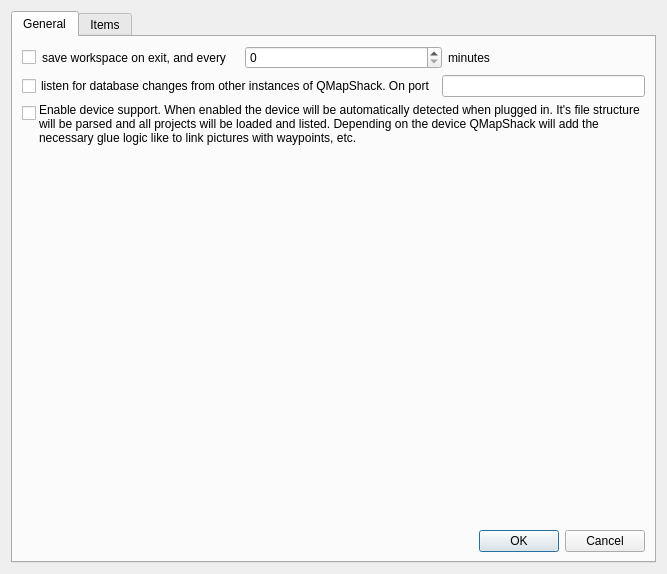
<?xml version="1.0" encoding="UTF-8"?>
<ui version="4.0">
 <class>ISetupWorkspace</class>
 <widget class="QDialog" name="ISetupWorkspace">
  <property name="geometry">
   <rect>
    <x>0</x>
    <y>0</y>
    <width>667</width>
    <height>574</height>
   </rect>
  </property>
  <property name="windowTitle">
   <string>Setup workspace...</string>
  </property>
  <layout class="QVBoxLayout" name="verticalLayout_3">
   <item>
    <widget class="QTabWidget" name="tabWidget">
     <property name="currentIndex">
      <number>0</number>
     </property>
     <widget class="QWidget" name="tab">
      <attribute name="title">
       <string>General</string>
      </attribute>
      <layout class="QVBoxLayout" name="verticalLayout_9">
       <item>
        <layout class="QHBoxLayout" name="horizontalLayout">
         <item>
          <widget class="QCheckBox" name="checkSaveOnExit">
           <property name="sizePolicy">
            <sizepolicy hsizetype="Maximum" vsizetype="Fixed">
             <horstretch>0</horstretch>
             <verstretch>0</verstretch>
            </sizepolicy>
           </property>
           <property name="text">
            <string/>
           </property>
          </widget>
         </item>
         <item>
          <widget class="QLabel" name="label_4">
           <property name="text">
            <string>save workspace on exit, and every</string>
           </property>
          </widget>
         </item>
         <item>
          <widget class="QSpinBox" name="spinSaveEvery"/>
         </item>
         <item>
          <widget class="QLabel" name="label_2">
           <property name="text">
            <string>minutes</string>
           </property>
          </widget>
         </item>
        </layout>
       </item>
       <item>
        <layout class="QHBoxLayout" name="horizontalLayout_2">
         <item>
          <widget class="QCheckBox" name="checkDbUpdate">
           <property name="text">
            <string>listen for database changes from other instances of QMapShack. On port</string>
           </property>
          </widget>
         </item>
         <item>
          <widget class="QLineEdit" name="linePort">
           <property name="inputMask">
            <string>00000</string>
           </property>
          </widget>
         </item>
        </layout>
       </item>
       <item>
        <layout class="QHBoxLayout" name="horizontalLayout_3">
         <property name="spacing">
          <number>3</number>
         </property>
         <item>
          <layout class="QVBoxLayout" name="verticalLayout">
           <property name="spacing">
            <number>0</number>
           </property>
           <property name="topMargin">
            <number>3</number>
           </property>
           <item>
            <widget class="QCheckBox" name="checkDeviceSupport">
             <property name="sizePolicy">
              <sizepolicy hsizetype="Maximum" vsizetype="Fixed">
               <horstretch>0</horstretch>
               <verstretch>0</verstretch>
              </sizepolicy>
             </property>
             <property name="text">
              <string/>
             </property>
            </widget>
           </item>
           <item>
            <spacer name="verticalSpacer_2">
             <property name="orientation">
              <enum>Qt::Orientation::Vertical</enum>
             </property>
             <property name="sizeType">
              <enum>QSizePolicy::Policy::Maximum</enum>
             </property>
             <property name="sizeHint" stdset="0">
              <size>
               <width>5</width>
               <height>40</height>
              </size>
             </property>
            </spacer>
           </item>
          </layout>
         </item>
         <item>
          <widget class="QLabel" name="label">
           <property name="sizePolicy">
            <sizepolicy hsizetype="MinimumExpanding" vsizetype="Preferred">
             <horstretch>0</horstretch>
             <verstretch>0</verstretch>
            </sizepolicy>
           </property>
           <property name="text">
            <string>Enable device support. When enabled the device will be automatically detected when plugged in. It's file structure will be parsed and all projects will be loaded and listed. Depending on the device QMapShack will add the necessary glue logic like to link pictures with waypoints, etc.</string>
           </property>
           <property name="alignment">
            <set>Qt::AlignmentFlag::AlignLeading|Qt::AlignmentFlag::AlignLeft|Qt::AlignmentFlag::AlignTop</set>
           </property>
           <property name="wordWrap">
            <bool>true</bool>
           </property>
          </widget>
         </item>
        </layout>
       </item>
       <item>
        <spacer name="verticalSpacer">
         <property name="orientation">
          <enum>Qt::Orientation::Vertical</enum>
         </property>
         <property name="sizeType">
          <enum>QSizePolicy::Policy::MinimumExpanding</enum>
         </property>
         <property name="sizeHint" stdset="0">
          <size>
           <width>20</width>
           <height>40</height>
          </size>
         </property>
        </spacer>
       </item>
       <item>
        <widget class="QDialogButtonBox" name="buttonBox">
         <property name="orientation">
          <enum>Qt::Orientation::Horizontal</enum>
         </property>
         <property name="standardButtons">
          <set>QDialogButtonBox::StandardButton::Cancel|QDialogButtonBox::StandardButton::Ok</set>
         </property>
        </widget>
       </item>
      </layout>
     </widget>
     <widget class="QWidget" name="tab_2">
      <attribute name="title">
       <string>Items</string>
      </attribute>
      <layout class="QVBoxLayout" name="verticalLayout_10">
       <item>
        <widget class="QLabel" name="label_3">
         <property name="text">
          <string>Select additional information displayed in the workspace item tree. Changes take effect immediately. Look at the items to fine tune your choice.</string>
         </property>
         <property name="wordWrap">
          <bool>true</bool>
         </property>
        </widget>
       </item>
       <item>
        <layout class="QHBoxLayout" name="horizontalLayout_5">
         <item>
          <widget class="QGroupBox" name="groupPrj">
           <property name="title">
            <string>Project</string>
           </property>
           <layout class="QVBoxLayout" name="verticalLayout_2">
            <item>
             <widget class="QCheckBox" name="checkPrjKeywords">
              <property name="text">
               <string>Keywords</string>
              </property>
             </widget>
            </item>
            <item>
             <widget class="QCheckBox" name="checkPrjGisStats">
              <property name="text">
               <string>Item Count</string>
              </property>
             </widget>
            </item>
            <item>
             <widget class="QCheckBox" name="checkPrjDistance">
              <property name="text">
               <string>Distance</string>
              </property>
             </widget>
            </item>
            <item>
             <widget class="QCheckBox" name="checkPrjAscent">
              <property name="text">
               <string>Ascent</string>
              </property>
             </widget>
            </item>
            <item>
             <widget class="QCheckBox" name="checkPrjDescent">
              <property name="text">
               <string>Descent</string>
              </property>
             </widget>
            </item>
            <item>
             <spacer name="verticalSpacer_8">
              <property name="orientation">
               <enum>Qt::Orientation::Vertical</enum>
              </property>
              <property name="sizeHint" stdset="0">
               <size>
                <width>20</width>
                <height>40</height>
               </size>
              </property>
             </spacer>
            </item>
           </layout>
          </widget>
         </item>
         <item>
          <layout class="QVBoxLayout" name="verticalLayout_8">
           <item>
            <widget class="QLabel" name="label_5">
             <property name="text">
              <string>Font Size Status Project</string>
             </property>
            </widget>
           </item>
           <item>
            <widget class="QComboBox" name="comboFontSizeStatusPrj">
             <item>
              <property name="text">
               <string>large</string>
              </property>
             </item>
             <item>
              <property name="text">
               <string>small</string>
              </property>
             </item>
             <item>
              <property name="text">
               <string>smaller</string>
              </property>
             </item>
             <item>
              <property name="text">
               <string>tiny</string>
              </property>
             </item>
             <item>
              <property name="text">
               <string>none</string>
              </property>
             </item>
            </widget>
           </item>
           <item>
            <widget class="QLabel" name="label_6">
             <property name="text">
              <string>Font Size Status Item</string>
             </property>
            </widget>
           </item>
           <item>
            <widget class="QComboBox" name="comboFontSizeStatusItem">
             <item>
              <property name="text">
               <string>large</string>
              </property>
             </item>
             <item>
              <property name="text">
               <string>small</string>
              </property>
             </item>
             <item>
              <property name="text">
               <string>smaller</string>
              </property>
             </item>
             <item>
              <property name="text">
               <string>tiny</string>
              </property>
             </item>
             <item>
              <property name="text">
               <string>none</string>
              </property>
             </item>
            </widget>
           </item>
           <item>
            <spacer name="verticalSpacer_7">
             <property name="orientation">
              <enum>Qt::Orientation::Vertical</enum>
             </property>
             <property name="sizeHint" stdset="0">
              <size>
               <width>20</width>
               <height>40</height>
              </size>
             </property>
            </spacer>
           </item>
          </layout>
         </item>
         <item>
          <spacer name="horizontalSpacer">
           <property name="orientation">
            <enum>Qt::Orientation::Horizontal</enum>
           </property>
           <property name="sizeHint" stdset="0">
            <size>
             <width>40</width>
             <height>20</height>
            </size>
           </property>
          </spacer>
         </item>
        </layout>
       </item>
       <item>
        <layout class="QHBoxLayout" name="horizontalLayout_4">
         <item>
          <widget class="QGroupBox" name="groupTrk">
           <property name="title">
            <string>Tracks</string>
           </property>
           <layout class="QVBoxLayout" name="verticalLayout_4">
            <item>
             <widget class="QCheckBox" name="checkTrkRating">
              <property name="text">
               <string>Rating</string>
              </property>
             </widget>
            </item>
            <item>
             <widget class="QCheckBox" name="checkTrkTags">
              <property name="text">
               <string>Tags</string>
              </property>
             </widget>
            </item>
            <item>
             <widget class="QCheckBox" name="checkTrkDistance">
              <property name="text">
               <string>Distance</string>
              </property>
             </widget>
            </item>
            <item>
             <widget class="QCheckBox" name="checkTrkAscent">
              <property name="text">
               <string>Ascent</string>
              </property>
             </widget>
            </item>
            <item>
             <widget class="QCheckBox" name="checkTrkDescent">
              <property name="text">
               <string>Descent</string>
              </property>
             </widget>
            </item>
            <item>
             <spacer name="verticalSpacer_3">
              <property name="orientation">
               <enum>Qt::Orientation::Vertical</enum>
              </property>
              <property name="sizeHint" stdset="0">
               <size>
                <width>20</width>
                <height>40</height>
               </size>
              </property>
             </spacer>
            </item>
           </layout>
          </widget>
         </item>
         <item>
          <widget class="QGroupBox" name="groupWpt">
           <property name="title">
            <string>Waypoints</string>
           </property>
           <layout class="QVBoxLayout" name="verticalLayout_5">
            <item>
             <widget class="QCheckBox" name="checkWptRating">
              <property name="text">
               <string>Rating</string>
              </property>
             </widget>
            </item>
            <item>
             <widget class="QCheckBox" name="checkWptTags">
              <property name="text">
               <string>Tags</string>
              </property>
             </widget>
            </item>
            <item>
             <widget class="QCheckBox" name="checkWptElevation">
              <property name="text">
               <string>Elevation</string>
              </property>
             </widget>
            </item>
            <item>
             <spacer name="verticalSpacer_4">
              <property name="orientation">
               <enum>Qt::Orientation::Vertical</enum>
              </property>
              <property name="sizeHint" stdset="0">
               <size>
                <width>20</width>
                <height>40</height>
               </size>
              </property>
             </spacer>
            </item>
           </layout>
          </widget>
         </item>
         <item>
          <widget class="QGroupBox" name="groupRte">
           <property name="title">
            <string>Routes</string>
           </property>
           <layout class="QVBoxLayout" name="verticalLayout_6">
            <item>
             <widget class="QCheckBox" name="checkRteRating">
              <property name="text">
               <string>Rating</string>
              </property>
             </widget>
            </item>
            <item>
             <widget class="QCheckBox" name="checkRteTags">
              <property name="text">
               <string>Tags</string>
              </property>
             </widget>
            </item>
            <item>
             <spacer name="verticalSpacer_5">
              <property name="orientation">
               <enum>Qt::Orientation::Vertical</enum>
              </property>
              <property name="sizeHint" stdset="0">
               <size>
                <width>20</width>
                <height>84</height>
               </size>
              </property>
             </spacer>
            </item>
           </layout>
          </widget>
         </item>
         <item>
          <widget class="QGroupBox" name="groupArea">
           <property name="title">
            <string>Areas</string>
           </property>
           <layout class="QVBoxLayout" name="verticalLayout_7">
            <item>
             <widget class="QCheckBox" name="checkAreaRating">
              <property name="text">
               <string>Rating</string>
              </property>
             </widget>
            </item>
            <item>
             <widget class="QCheckBox" name="checkAreaTags">
              <property name="text">
               <string>Tags</string>
              </property>
             </widget>
            </item>
            <item>
             <spacer name="verticalSpacer_6">
              <property name="orientation">
               <enum>Qt::Orientation::Vertical</enum>
              </property>
              <property name="sizeHint" stdset="0">
               <size>
                <width>20</width>
                <height>84</height>
               </size>
              </property>
             </spacer>
            </item>
           </layout>
          </widget>
         </item>
        </layout>
       </item>
       <item>
        <widget class="QDialogButtonBox" name="buttonBox2">
         <property name="standardButtons">
          <set>QDialogButtonBox::StandardButton::Close</set>
         </property>
        </widget>
       </item>
      </layout>
     </widget>
    </widget>
   </item>
  </layout>
 </widget>
 <resources/>
 <connections>
  <connection>
   <sender>buttonBox</sender>
   <signal>accepted()</signal>
   <receiver>ISetupWorkspace</receiver>
   <slot>accept()</slot>
   <hints>
    <hint type="sourcelabel">
     <x>227</x>
     <y>91</y>
    </hint>
    <hint type="destinationlabel">
     <x>157</x>
     <y>111</y>
    </hint>
   </hints>
  </connection>
  <connection>
   <sender>buttonBox</sender>
   <signal>rejected()</signal>
   <receiver>ISetupWorkspace</receiver>
   <slot>reject()</slot>
   <hints>
    <hint type="sourcelabel">
     <x>295</x>
     <y>97</y>
    </hint>
    <hint type="destinationlabel">
     <x>286</x>
     <y>111</y>
    </hint>
   </hints>
  </connection>
  <connection>
   <sender>buttonBox2</sender>
   <signal>rejected()</signal>
   <receiver>ISetupWorkspace</receiver>
   <slot>reject()</slot>
   <hints>
    <hint type="sourcelabel">
     <x>320</x>
     <y>611</y>
    </hint>
    <hint type="destinationlabel">
     <x>320</x>
     <y>322</y>
    </hint>
   </hints>
  </connection>
 </connections>
</ui>
